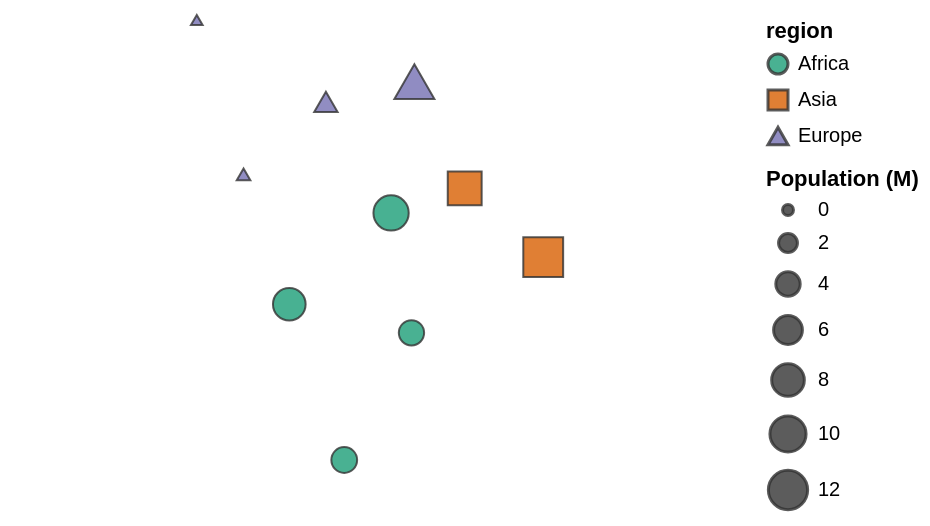

The Vega-Lite source for this figure:
### Vega-Lite specification from a JSON file in a GitHub repository (floating-point values rounded to 4 significant figures)
{"$schema": "https://vega.github.io/schema/vega-lite/v6.json", "description": "Customization: projected longitude/latitude points under a rotated mercator, with sized, shaped and colored symbols.", "width": 360, "height": 220, "data": {"values": [{"city": "Lisbon", "lon": -9.14, "lat": 38.72, "pop": 0.55, "region": "Europe"}, {"city": "Reykjavik", "lon": -21.94, "lat": 64.15, "pop": 0.13, "region": "Europe"}, {"city": "Cairo", "lon": 31.24, "lat": 30.04, "pop": 9.5, "region": "Africa"}, {"city": "Lagos", "lon": 3.38, "lat": 6.52, "pop": 8.0, "region": "Africa"}, {"city": "Nairobi", "lon": 36.82, "lat": -1.29, "pop": 4.4, "region": "Africa"}, {"city": "Cape Town", "lon": 18.42, "lat": -33.92, "pop": 4.6, "region": "Africa"}, {"city": "Moscow", "lon": 37.62, "lat": 55.75, "pop": 12.5, "region": "Europe"}, {"city": "Tehran", "lon": 51.39, "lat": 35.69, "pop": 8.7, "region": "Asia"}, {"city": "Mumbai", "lon": 72.88, "lat": 19.08, "pop": 12.4, "region": "Asia"}, {"city": "Berlin", "lon": 13.4, "lat": 52.52, "pop": 3.6, "region": "Europe"}]}, "projection": {"type": "mercator", "rotate": [-20, 0, 0]}, "mark": {"type": "point", "filled": true, "opacity": 0.8, "strokeWidth": 1, "stroke": "#333333"}, "encoding": {"longitude": {"field": "lon", "type": "quantitative"}, "latitude": {"field": "lat", "type": "quantitative"}, "size": {"field": "pop", "type": "quantitative", "scale": {"range": [30, 400]}, "title": "Population (M)"}, "shape": {"field": "region", "type": "nominal"}, "color": {"field": "region", "type": "nominal", "scale": {"scheme": "dark2"}}}}
